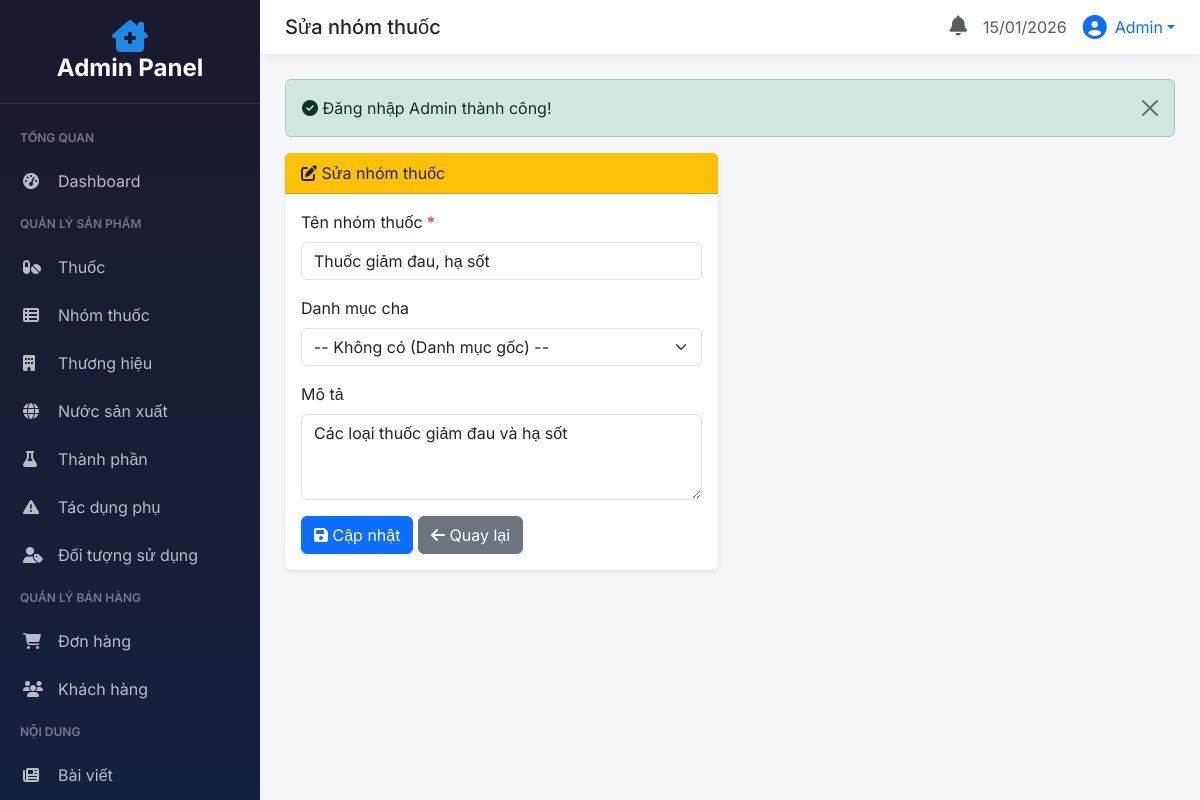
/php/admin/?controller=nhom-thuoc&action=edit&id=1 (signed in), run on the app's committed database.
### tables this page shows
CREATE TABLE `nhom_thuoc` (
  `MaNhomThuoc` int(11) NOT NULL,
  `TenNhomThuoc` varchar(100) NOT NULL,
  `MoTa` varchar(500) DEFAULT NULL,
  `MaDanhMucCha` int(11) DEFAULT NULL
);

### php/admin/controllers/NhomThuocController.php (called while the page is built, shortened)
<?php
class NhomThuocController extends AdminController
{
    public function edit($id = null)
    {
        $id = $id ?? $_GET['id'] ?? null;
        $stmt = $this->db->prepare("SELECT * FROM nhom_thuoc WHERE MaNhomThuoc = ?");
        $stmt->execute([$id]);
        $nhomThuoc = $stmt->fetch(PDO::FETCH_ASSOC);
        $stmt = $this->db->prepare("SELECT * FROM nhom_thuoc WHERE MaDanhMucCha IS NULL AND MaNhomThuoc != ? ORDER BY TenNhomThuoc");
        $stmt->execute([$id]);
        $this->view('nhom-thuoc/edit', [
            'title' => 'Sửa nhóm thuốc',
            'nhomThuoc' => $nhomThuoc,
            'danhMucChaList' => $stmt->fetchAll(PDO::FETCH_ASSOC)
        ]);
    }
}

### php/config/database.php (called while the page is built)
<?php
class Database
{
    private static $instance = null;
    private $conn;
    private function __construct()
    {
        try {
            $this->conn = new PDO(
                "mysql:host=" . DB_HOST . ";dbname=" . DB_NAME . ";charset=utf8mb4",
                DB_USER,
                DB_PASS,
                [
                    PDO::ATTR_ERRMODE => PDO::ERRMODE_EXCEPTION,
                    PDO::ATTR_DEFAULT_FETCH_MODE => PDO::FETCH_ASSOC,
                    PDO::ATTR_EMULATE_PREPARES => false
                ]
            );
        } catch (PDOException $e) {
            die("Lỗi kết nối database: " . $e->getMessage());
        }
    }
    public static function getInstance()
    {
        if (self::$instance === null) {
            self::$instance = new self();
        }
        return self::$instance;
    }
    public function getConnection()
    {
        return $this->conn;
    }
}

### php/admin/views/nhom-thuoc/edit.php (the view, shortened to what this page needs)
<div class="row">
    <div class="col-lg-6">
        <div class="card border-0 shadow-sm">
            <div class="card-header bg-warning text-dark">
                <i class="fas fa-edit"></i> Sửa nhóm thuốc
            </div>
            <div class="card-body">
                <form action="<?= BASE_URL ?>/admin/?controller=nhom-thuoc&action=edit&id=<?= $nhomThuoc['MaNhomThuoc'] ?>" method="post">
                    <div class="mb-3">
                        <label class="form-label">Tên nhóm thuốc <span class="text-danger">*</span></label>
                        <input type="text" name="TenNhomThuoc" class="form-control" required value="<?= htmlspecialchars($nhomThuoc['TenNhomThuoc'] ?? '') ?>" />
                    </div>
                    <div class="mb-3">
                        <label class="form-label">Danh mục cha</label>
                        <select name="MaDanhMucCha" class="form-select">
                            <option value="">-- Không có (Danh mục gốc) --</option>
                        </select>
                    </div>
                    <div class="mb-3">
                        <label class="form-label">Mô tả</label>
                        <textarea name="MoTa" class="form-control" rows="3"><?= htmlspecialchars($nhomThuoc['MoTa'] ?? '') ?></textarea>
                    </div>
                    <button type="submit" class="btn btn-primary">
                        <i class="fas fa-save"></i> Cập nhật
                    </button>
                    <a href="<?= BASE_URL ?>/admin/?controller=nhom-thuoc" class="btn btn-secondary">
                        <i class="fas fa-arrow-left"></i> Quay lại
                    </a>
                </form>
            </div>
        </div>
    </div>
</div>

### php/admin/views/layouts/admin-layout.php (style rules this page uses)
:root { --sidebar-width: 260px; --primary: #1E88E5; --primary-dark: #1565C0; --dark: #1a1a2e; --dark-light: #16213e; }
body { font-family: 'Inter', sans-serif; background: #f4f6f9; }

### data on the page
nhom_thuoc: TenNhomThuoc "Thuốc giảm đau, hạ sốt", MoTa "Các loại thuốc giảm đau và hạ sốt"

### other printed values
$title "Sửa nhóm thuốc"
$adminName "Admin"
$_SESSION['flash']['success'] "Đăng nhập Admin thành công!"
